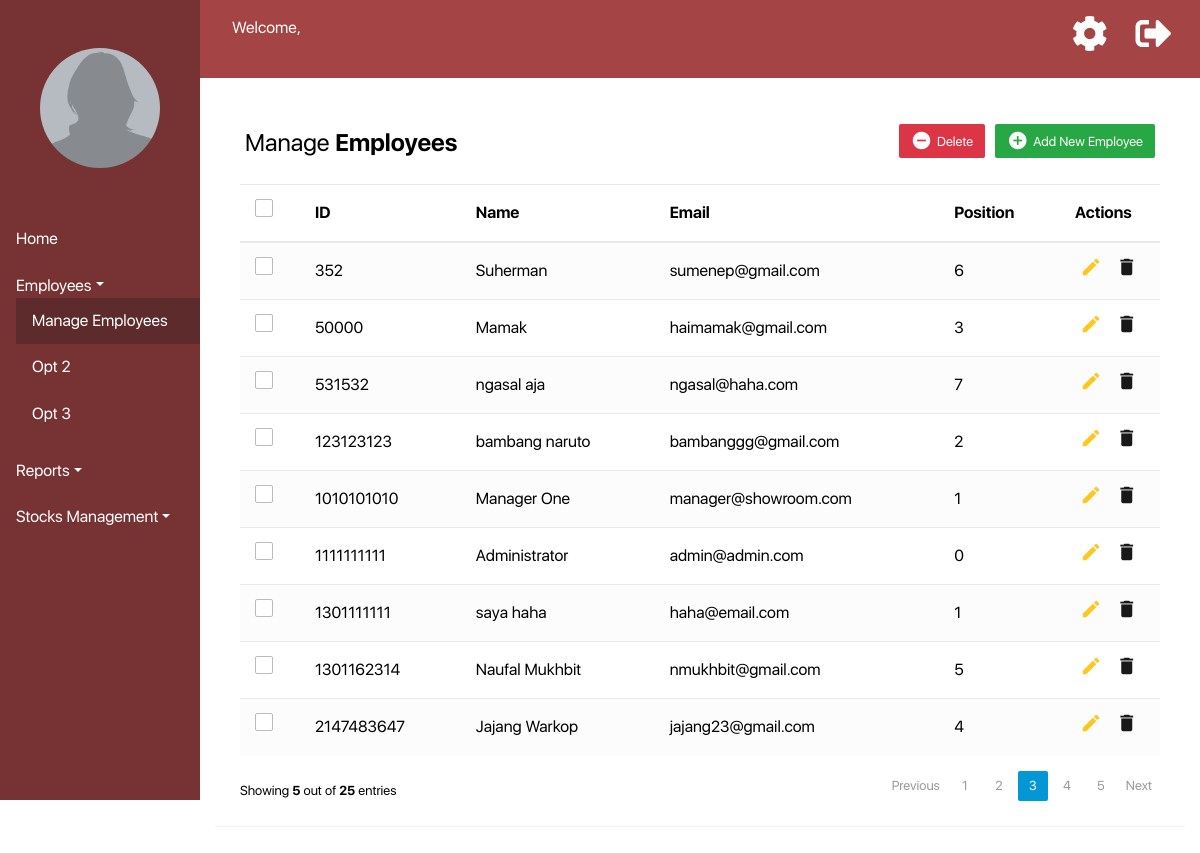
The page /index.php/manager/manage_employee on the database its author committed.
### tables this page shows
CREATE TABLE `id_data` (
  `emp_id` int(10) NOT NULL,
  `username` varchar(20) NOT NULL,
  `name` varchar(50) NOT NULL,
  `email` varchar(30) NOT NULL,
  `password` varchar(20) NOT NULL,
  `level` int(5) NOT NULL,
  `disp_pic` varchar(30) NOT NULL
);

### application/controllers/Manager.php (called while the page is built, shortened)
<?php
class Manager extends CI_Controller {
	public function __construct()
	{
		$this->load->model('Manager_model');
	}
    public function manage_employee()
    {
		$data = array(
            'data' => $this->Manager_model->get_data()
        );
        $this->load->view('manage_employee', $data);
    }
}

### index.php (called while the page is built, shortened)
<?php
require_once BASEPATH.'core/CodeIgniter.php';

### application/models/Manager_model.php (called while the page is built, shortened)
<?php
class Manager_model extends CI_Model {
    public function get_data()
    {
        $this->db->select('*');
        $this->db->from('id_data');
        $query = $this->db->get();
        return $query;
    }
}
?>

### application/views/manage_employee.php (the view, shortened to what this page needs)
<!DOCTYPE html>
<html>
<head>
	<link rel="stylesheet" href="https://maxcdn.bootstrapcdn.com/bootstrap/4.0.0/css/bootstrap.min.css">
	<link rel="stylesheet" type="text/css" href="<?php echo base_url(); ?>assets/css/sidebar.css">
	<link rel="stylesheet" type="text/css" href="<?php echo base_url(); ?>assets/css/manage_employee.css">
	<link rel="stylesheet" type="text/css" href="<?php echo base_url(); ?>assets/css/fonts.css">
	<link rel="stylesheet" href="https://cdnjs.cloudflare.com/ajax/libs/malihu-custom-scrollbar-plugin/3.1.5/jquery.mCustomScrollbar.min.css">
	<link rel="stylesheet" href="https://use.fontawesome.com/releases/v5.3.1/css/all.css">
</head>
<body>
	<div class="container-fluid">
		<div class="row">
			<div class="col-2 sidebar-col-2">
				<nav id="sidebar">
					<div class="sidebar-header px-auto">
						<img src="<?php echo base_url(); ?>/assets/images/blank-female-profile.png" class="rounded-circle">
					</div>
					<ul class="list-unstyled components">
						<li class="side">
							<a href="<?php echo site_url('Manager/index'); ?>">Home</a>
						</li>
						<li class="side">
							<a href="#empSubmenu" data-toggle="collapse" aria-expanded="true" class="dropdown-toggle">Employees</a>
							<ul class="collapse show list-unstyled" id="empSubmenu">
								<li class="active side">
									<a href="#">Manage Employees</a>
								</li>
								<li class="side">
									<a href="#">Opt 2</a>
								</li>
								<li class="side">
									<a href="#">Opt 3</a>
								</li>
							</ul>
						</li>
						<li class="side">
							<a href="#repSubmenu" data-toggle="collapse" aria-expanded="false" class="dropdown-toggle">Reports</a>
						</li>
						<li class="side">
							<a href="#stkSubmenu" data-toggle="collapse" aria-expanded="false" class="dropdown-toggle">Stocks Management</a>
						</li>
					</ul>
				</nav>
			</div>
			<div class="col-10 sidebar-col-10">
				<div class="container header">
					<div class="row header-row">
						<div class="col-10 header-col-10">
							Welcome,<br>
						</div>
						<div class="col-2 pl-5 pr-0 my-auto">
							<a href="#" class="mr-4"><i class="fa fa-cog"></i></a>
							<a href="<?php echo site_url('Manager/logout'); ?>"><i class="fa fa-sign-out-alt"></i></a>
						</div>
					</div>
				</div>
				<div class="container">
					<div class="table-wrapper">
			            <div class="table-title" style="background-color: white">
			                <div class="row" style="background-color: white">
			                    <div class="col-sm-6">
									<h2 style="color: black">Manage <b style="color: black">Employees</b></h2>
								</div>
								<div class="col-sm-6">
									<a href="#addEmployeeModal" class="btn btn-success" data-toggle="modal"><i class="material-icons">&#xE147;</i> <span>Add New Employee</span></a>
									<a href="#deleteEmployeeModal" class="btn btn-danger" data-toggle="modal"><i class="material-icons">&#xE15C;</i> <span>Delete</span></a>
								</div>
			                </div>
			            </div>
			            <table class="table table-striped table-hover">
			                <thead>
			                    <tr>
									<th>
										<span class="custom-checkbox">
											<label for="selectAll"></label>
										</span>
									</th>
									<th>ID</th>
			                        <th>Name</th>
			                        <th>Email</th>
									<th>Position</th>
			                        <th>Actions</th>
			                    </tr>
			                </thead>
			                <tbody>
			                <?php foreach ($data -> result() as  $value) { ?>
			                    <tr>
									<td>
										<span class="custom-checkbox">
											<label for="checkbox1"></label>
										</span>
									</td>
									<td><?php echo $value->emp_id ?></td>
			                        <td><?php echo $value->name ?></td>
			                        <td><?php echo $value->email?></td>
									<td><?php echo $value->level ?></td>
			                        <td>
			                            <a href="#editEmployeeModal" class="edit" data-toggle="modal"><i class="material-icons" data-toggle="tooltip" title="Edit">&#xE254;</i></a>
			                            <a href="#deleteEmployeeModal" class="delete" data-toggle="modal"><i class="material-icons" data-toggle="tooltip" title="Delete">&#xE872;</i></a>
			                        </td>
			                    </tr>
			                <?php } ?>
			                </tbody>
			            </table>
						<div class="clearfix">
			                <div class="hint-text">Showing <b>5</b> out of <b>25</b> entries</div>
			                <ul class="pagination">
			                    <li class="page-item disabled"><a href="#">Previous</a></li>
			                    <li class="page-item"><a href="#" class="page-link">1</a></li>
			                    <li class="page-item"><a href="#" class="page-link">2</a></li>
			                    <li class="page-item active"><a href="#" class="page-link">3</a></li>
			                    <li class="page-item"><a href="#" class="page-link">4</a></li>
			                    <li class="page-item"><a href="#" class="page-link">5</a></li>
			                    <li class="page-item"><a href="#" class="page-link">Next</a></li>
			                </ul>
			            </div>
			        </div>
				</div>
			</div>
		</div>
	</div>
</body>
</html>

### assets/css/sidebar.css (style rules this page uses)
body { font-family: SF-UI-Display; }
.sidebar-col-2 { color: white; padding-left: 0; padding-right: 0; }
.sidebar-col-10 { padding: 0; }
.header { color: white; background-color: #a44444; padding: 1rem 0 1.5rem 2rem; }
#sidebar { width: 100%; position: relative; top: 0; left: 0; height: 100vh; z-index: 999; background: #773333; color: #fff; transition: all 0.3s; }
a { color: #ffffff; }
li.side { margin: auto; padding-left: 1rem; padding-top: .7rem; padding-bottom: .7rem; }
.active.side { background-color: #5d2b2b; }
img { width: 60%; }
.sidebar-header { text-align: center; padding: 3rem 0 3rem 0; }
.fa { font-size: 36px; }
.header-row { width: 100%; }

### assets/css/manage_employee.css (style rules this page uses)
body { color: black; background: white; }
.table-wrapper { background: white; padding: 20px 25px; margin: 30px 0; border-radius: 3px; box-shadow: 0 1px 1px rgba(0,0,0,.05); }
.table-title { padding-bottom: 15px; background: #435d7d; color: #fff; padding: 16px 30px; margin: -20px -25px 10px; border-radius: 3px 3px 0 0; }
.table-title h2 { margin: 5px 0 0; font-size: 24px; }
.table-title .btn { color: #fff; float: right; font-size: 13px; border: none; min-width: 50px; border-radius: 2px; border: none; outline: none !important; margin-left: 10px; }
.table-title .btn i { float: left; font-size: 21px; margin-right: 5px; }
.table-title .btn span { float: left; margin-top: 2px; }
table.table tr th, table.table tr td { border-color: #e9e9e9; padding: 12px 15px; vertical-align: middle; }
table.table tr th:first-child { width: 60px; }
table.table tr th:last-child { width: 100px; }
table.table-striped tbody tr:nth-of-type(odd) { background-color: #fcfcfc; }
table.table td:last-child i { opacity: 0.9; font-size: 22px; margin: 0 5px; }
table.table td a { font-weight: bold; color: #566787; display: inline-block; text-decoration: none; outline: none !important; }
table.table td a.edit { color: #FFC107; }
table.table td a.delete { color: black; }
table.table td i { font-size: 19px; }
.pagination { float: right; margin: 0 0 5px; }
.pagination .page-item a { border: none; font-size: 13px; min-width: 30px; min-height: 30px; color: #999; margin: 0 2px; line-height: 30px; border-radius: 2px !important; text-align: center; padding: 0 6px; }
.pagination li.active a, .pagination li.active a.page-link { background: #0397d6; }
.hint-text { float: left; margin-top: 10px; font-size: 13px; }
.custom-checkbox { position: relative; }
.custom-checkbox label:before { width: 18px; height: 18px; }
.custom-checkbox label:before { content: ''; margin-right: 10px; display: inline-block; vertical-align: text-top; background: white; border: 1px solid #bbb; border-radius: 2px; box-sizing: border-box; z-index: 2; }

### rows shown on the page
id_data: emp_id "352", name "Suherman", email "sumenep@gmail.com", level "6"
id_data: emp_id "50000", name "Mamak", email "haimamak@gmail.com", level "3"
id_data: emp_id "531532", name "ngasal aja", email "ngasal@haha.com", level "7"
id_data: emp_id "123123123", name "bambang naruto", email "bambanggg@gmail.com", level "2"
id_data: emp_id "1010101010", name "Manager One", email "manager@showroom.com", level "1"
id_data: emp_id "1111111111", name "Administrator", email "admin@admin.com", level "0"
id_data: emp_id "1301111111", name "saya haha", email "haha@email.com", level "1"
id_data: emp_id "1301162314", name "Naufal Mukhbit", email "nmukhbit@gmail.com", level "5"
id_data: emp_id "2147483647", name "Jajang Warkop", email "jajang23@gmail.com", level "4"
